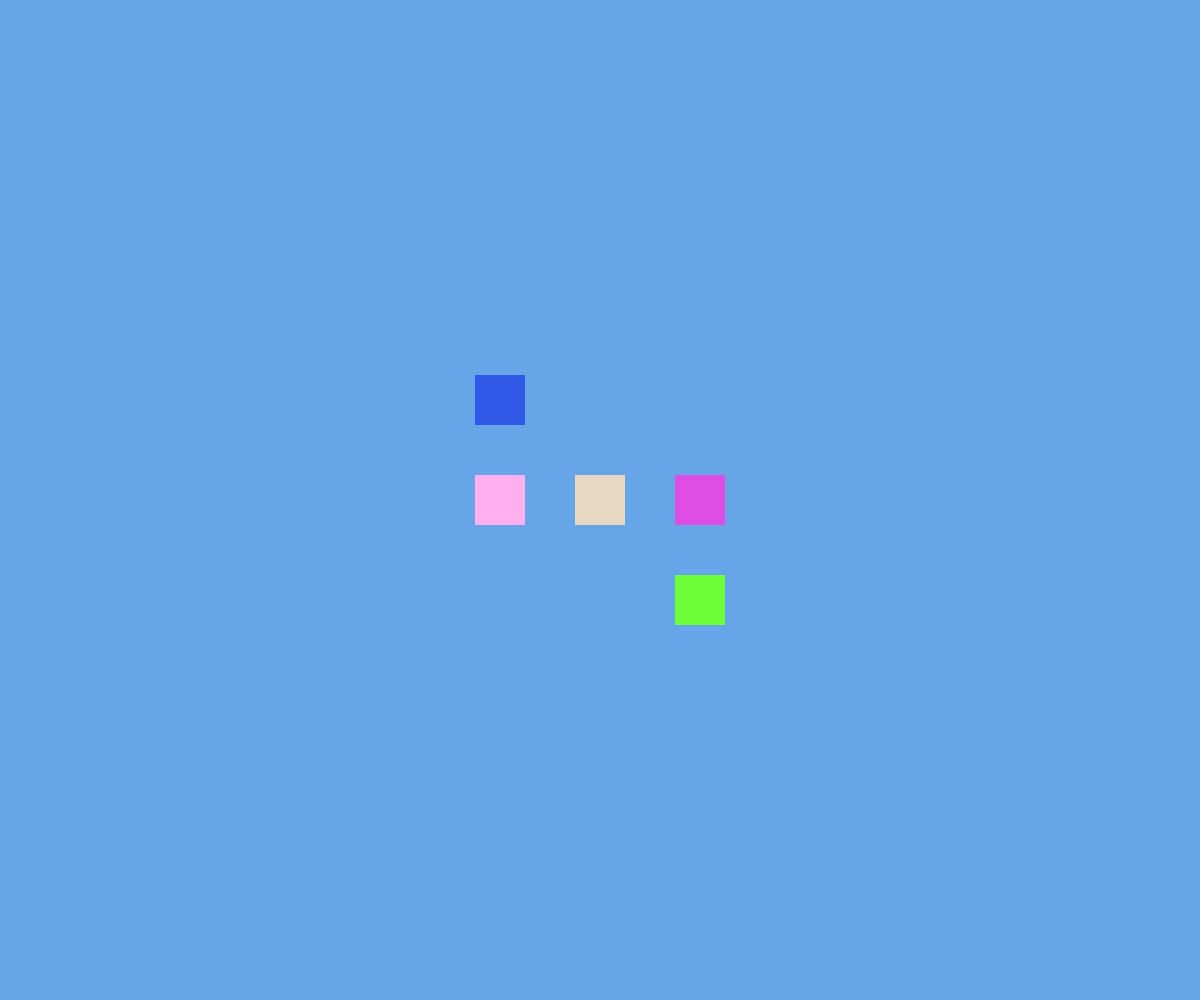
Frame 1 (no input)
Frame 60 (no input): identical to frame 1, image omitted
Frame 120 (the mouse pressed at the canvas centre since frame 60): identical to frame 1, image omitted

The p5.js sketch that drew this single still picture (run headless with seeded random() and noise() and a simulated clock; from frame 60 on, the mouse is pressed at the canvas centre):

// p5.js sketch
// ── sketch.js
var blueish, taupe, magneta, lime, rose, marine, prince;
var r_width = 50;

function setup() {
  blueish = color(101, 165, 232);
  taupe = color(232, 216, 193);
  magneta = color(222, 78, 229);
  lime = color(108, 255, 56);
  rose = color(255, 175, 237);
  marine = color(49, 89, 232);
  prince = color(137, 78, 229);
  //angleMode(DEGREES);
  createCanvas(windowWidth, windowHeight);
  background(blueish); // med blue
}

function draw() {

  noStroke();
  fill(taupe);
  rect((width / 2 - r_width + r_width / 2), (height / 2 + r_width / 2 - r_width), r_width, r_width);

  //*/
  pokey();


  /*/
  //*/
  translate(0, 100); // matrix transformations are culumantive
  fill(lime);
  rect(width / 2 - r_width + r_width / 2, height / 2 + r_width / 2 - r_width, r_width, r_width);
  // */

  ///*/
  translate(-200, -100);
  fill(rose);
  rect(width / 2 - r_width + r_width / 2, height / 2 + r_width / 2 - r_width, r_width, r_width);
  ///*/

  ///*
  translate(0, -100);
  fill(marine, 100);
  //rect(0, 0, 60, 30);
  rect(width / 2 - r_width + r_width / 2, height / 2 + r_width / 2 - r_width, r_width, r_width);

  //*/

  /*
    translate(300, -100);
    rotate(radians(45));  // rotation happens in radians. can send degrees 
                          // to radian() + get radians out
                          // rotation happens from (0, 0) that you are at
    fill(prince);   
    rect(width/2 - r_width + r_width/2, height/2 + r_width/2 - r_width, r_width, r_width);
   */
}

function pokey() {
  translate(100, 0); //shift the entire system over to the right by 100.
  fill(magneta);
  rect(width / 2 - r_width + r_width / 2, height / 2 + r_width / 2 - r_width, r_width, r_width);

}
